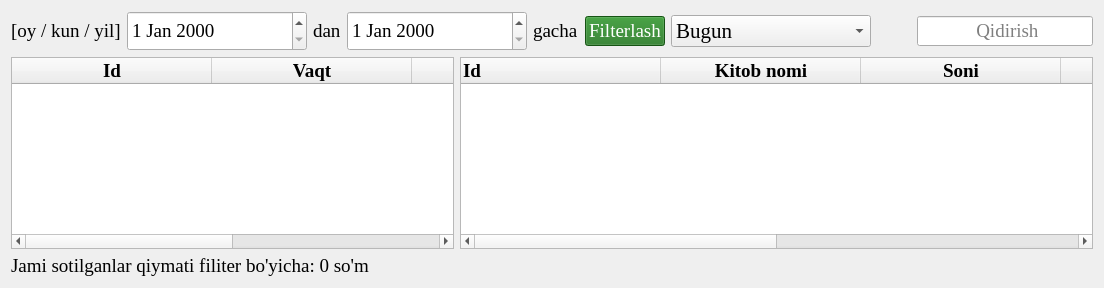
        <widget class="QWidget" name="tab_2">
         <attribute name="icon">
          <iconset resource="../../icons/images.qrc">
           <normaloff>:/image/history.png</normaloff>:/image/history.png</iconset>
         </attribute>
         <attribute name="title">
          <string>Tovar tarixi</string>
         </attribute>
         <layout class="QVBoxLayout" name="verticalLayout">
          <item>
           <layout class="QGridLayout" name="gridLayout_2">
            <item row="1" column="0">
             <layout class="QHBoxLayout" name="horizontalLayout_15" stretch="7,10">
              <item>
               <widget class="QTableWidget" name="tableWidget_8">
                <property name="font">
                 <font>
                  <family>Times New Roman</family>
                  <pointsize>14</pointsize>
                  <stylestrategy>PreferDefault</stylestrategy>
                 </font>
                </property>
                <property name="selectionMode">
                 <enum>QAbstractItemView::SelectionMode::ExtendedSelection</enum>
                </property>
                <property name="selectionBehavior">
                 <enum>QAbstractItemView::SelectionBehavior::SelectItems</enum>
                </property>
                <property name="sortingEnabled">
                 <bool>false</bool>
                </property>
                <attribute name="horizontalHeaderDefaultSectionSize">
                 <number>200</number>
                </attribute>
                <attribute name="verticalHeaderVisible">
                 <bool>false</bool>
                </attribute>
                <column>
                 <property name="text">
                  <string>Id</string>
                 </property>
                 <property name="font">
                  <font>
                   <family>Times New Roman</family>
                   <pointsize>14</pointsize>
                   <bold>true</bold>
                  </font>
                 </property>
                </column>
                <column>
                 <property name="text">
                  <string>Vaqt</string>
                 </property>
                 <property name="font">
                  <font>
                   <family>Times New Roman</family>
                   <pointsize>14</pointsize>
                   <bold>true</bold>
                  </font>
                 </property>
                </column>
                <column>
                 <property name="text">
                  <string>Umumiy hisob</string>
                 </property>
                 <property name="font">
                  <font>
                   <family>Times New Roman</family>
                   <pointsize>14</pointsize>
                   <bold>true</bold>
                  </font>
                 </property>
                </column>
                <column>
                 <property name="text">
                  <string>Kimdan</string>
                 </property>
                 <property name="font">
                  <font>
                   <family>Times New Roman</family>
                   <pointsize>14</pointsize>
                   <bold>true</bold>
                  </font>
                 </property>
                </column>
               </widget>
              </item>
              <item>
               <widget class="QTableWidget" name="tableWidget_9">
                <property name="sizePolicy">
                 <sizepolicy hsizetype="Expanding" vsizetype="Expanding">
                  <horstretch>0</horstretch>
                  <verstretch>0</verstretch>
                 </sizepolicy>
                </property>
                <property name="font">
                 <font>
                  <family>Times New Roman</family>
                  <pointsize>14</pointsize>
                  <stylestrategy>PreferDefault</stylestrategy>
                 </font>
                </property>
                <property name="selectionMode">
                 <enum>QAbstractItemView::SelectionMode::ExtendedSelection</enum>
                </property>
                <property name="sortingEnabled">
                 <bool>false</bool>
                </property>
                <property name="rowCount">
                 <number>0</number>
                </property>
                <attribute name="horizontalHeaderDefaultSectionSize">
                 <number>200</number>
                </attribute>
                <attribute name="verticalHeaderVisible">
                 <bool>false</bool>
                </attribute>
                <column>
                 <property name="text">
                  <string>Id</string>
                 </property>
                 <property name="font">
                  <font>
                   <family>Times New Roman</family>
                   <pointsize>14</pointsize>
                   <bold>true</bold>
                  </font>
                 </property>
                 <property name="textAlignment">
                  <set>AlignLeading|AlignVCenter</set>
                 </property>
                </column>
                <column>
                 <property name="text">
                  <string>Kitob nomi</string>
                 </property>
                 <property name="font">
                  <font>
                   <family>Times New Roman</family>
                   <pointsize>14</pointsize>
                   <bold>true</bold>
                  </font>
                 </property>
                </column>
                <column>
                 <property name="text">
                  <string>Soni</string>
                 </property>
                 <property name="font">
                  <font>
                   <family>Times New Roman</family>
                   <pointsize>14</pointsize>
                   <bold>true</bold>
                  </font>
                 </property>
                </column>
                <column>
                 <property name="text">
                  <string>Umumiy hisob</string>
                 </property>
                 <property name="font">
                  <font>
                   <family>Times New Roman</family>
                   <pointsize>14</pointsize>
                   <bold>true</bold>
                  </font>
                 </property>
                </column>
                <column>
                 <property name="text">
                  <string>Kelish narx</string>
                 </property>
                 <property name="font">
                  <font>
                   <family>Times New Roman</family>
                   <pointsize>14</pointsize>
                   <bold>true</bold>
                  </font>
                 </property>
                </column>
                <column>
                 <property name="text">
                  <string>Sotish narxi</string>
                 </property>
                 <property name="font">
                  <font>
                   <family>Times New Roman</family>
                   <pointsize>14</pointsize>
                   <bold>true</bold>
                  </font>
                 </property>
                </column>
               </widget>
              </item>
             </layout>
            </item>
            <item row="0" column="0">
             <layout class="QHBoxLayout" name="horizontalLayout_14">
              <item>
               <widget class="QLabel" name="label_12">
                <property name="font">
                 <font>
                  <family>Times New Roman</family>
                  <pointsize>14</pointsize>
                  <stylestrategy>PreferDefault</stylestrategy>
                 </font>
                </property>
                <property name="text">
                 <string>[oy / kun / yil]</string>
                </property>
               </widget>
              </item>
              <item>
               <widget class="QDateEdit" name="dateEdit_3">
                <property name="minimumSize">
                 <size>
                  <width>180</width>
                  <height>40</height>
                 </size>
                </property>
                <property name="font">
                 <font>
                  <family>Times New Roman</family>
                  <pointsize>14</pointsize>
                  <stylestrategy>PreferDefault</stylestrategy>
                 </font>
                </property>
               </widget>
              </item>
              <item>
               <widget class="QLabel" name="label_13">
                <property name="font">
                 <font>
                  <family>Times New Roman</family>
                  <pointsize>14</pointsize>
                  <stylestrategy>PreferDefault</stylestrategy>
                 </font>
                </property>
                <property name="text">
                 <string>dan</string>
                </property>
               </widget>
              </item>
              <item>
               <widget class="QDateEdit" name="dateEdit_4">
                <property name="minimumSize">
                 <size>
                  <width>180</width>
                  <height>40</height>
                 </size>
                </property>
                <property name="font">
                 <font>
                  <family>Times New Roman</family>
                  <pointsize>14</pointsize>
                  <stylestrategy>PreferDefault</stylestrategy>
                 </font>
                </property>
               </widget>
              </item>
              <item>
               <widget class="QLabel" name="label_14">
                <property name="font">
                 <font>
                  <family>Times New Roman</family>
                  <pointsize>14</pointsize>
                  <stylestrategy>PreferDefault</stylestrategy>
                 </font>
                </property>
                <property name="text">
                 <string>gacha</string>
                </property>
               </widget>
              </item>
              <item>
               <widget class="QPushButton" name="pushButton_15">
                <property name="font">
                 <font>
                  <family>Times New Roman</family>
                  <pointsize>14</pointsize>
                  <stylestrategy>PreferDefault</stylestrategy>
                 </font>
                </property>
                <property name="styleSheet">
                 <string notr="true">background-color: rgb(31, 118, 28); color: white;</string>
                </property>
                <property name="text">
                 <string>Filterlash</string>
                </property>
               </widget>
              </item>
              <item>
               <widget class="QComboBox" name="comboBox_4">
                <property name="minimumSize">
                 <size>
                  <width>200</width>
                  <height>0</height>
                 </size>
                </property>
                <property name="maximumSize">
                 <size>
                  <width>200</width>
                  <height>16777215</height>
                 </size>
                </property>
                <property name="font">
                 <font>
                  <family>Times New Roman</family>
                  <pointsize>16</pointsize>
                  <bold>false</bold>
                  <stylestrategy>PreferDefault</stylestrategy>
                 </font>
                </property>
                <property name="contextMenuPolicy">
                 <enum>Qt::ContextMenuPolicy::NoContextMenu</enum>
                </property>
                <property name="acceptDrops">
                 <bool>false</bool>
                </property>
                <property name="editable">
                 <bool>false</bool>
                </property>
                <property name="insertPolicy">
                 <enum>QComboBox::InsertPolicy::InsertBeforeCurrent</enum>
                </property>
                <item>
                 <property name="text">
                  <string>Bugun</string>
                 </property>
                </item>
                <item>
                 <property name="text">
                  <string>Shu hafta</string>
                 </property>
                </item>
                <item>
                 <property name="text">
                  <string>Bir hafta</string>
                 </property>
                </item>
                <item>
                 <property name="text">
                  <string>Shu oy</string>
                 </property>
                </item>
                <item>
                 <property name="text">
                  <string>Bir oy</string>
                 </property>
                </item>
                <item>
                 <property name="text">
                  <string>Shu yil</string>
                 </property>
                </item>
                <item>
                 <property name="text">
                  <string>Bir yil</string>
                 </property>
                </item>
               </widget>
              </item>
              <item>
               <spacer name="horizontalSpacer_32">
                <property name="font">
                 <font>
                  <family>Times New Roman</family>
                  <pointsize>16</pointsize>
                  <stylestrategy>PreferDefault</stylestrategy>
                 </font>
                </property>
                <property name="orientation">
                 <enum>Qt::Orientation::Horizontal</enum>
                </property>
                <property name="sizeHint" stdset="0">
                 <size>
                  <width>40</width>
                  <height>20</height>
                 </size>
                </property>
               </spacer>
              </item>
              <item>
               <widget class="QLineEdit" name="lineEdit_9">
                <property name="maximumSize">
                 <size>
                  <width>200</width>
                  <height>16777215</height>
                 </size>
                </property>
                <property name="font">
                 <font>
                  <family>Times New Roman</family>
                  <pointsize>14</pointsize>
                  <stylestrategy>PreferDefault</stylestrategy>
                 </font>
                </property>
                <property name="alignment">
                 <set>Qt::AlignmentFlag::AlignCenter</set>
                </property>
                <property name="placeholderText">
                 <string> Qidirish</string>
                </property>
               </widget>
              </item>
             </layout>
            </item>
            <item row="2" column="0">
             <widget class="QLabel" name="label_15">
              <property name="font">
               <font>
                <family>Times New Roman</family>
                <pointsize>14</pointsize>
                <stylestrategy>PreferDefault</stylestrategy>
               </font>
              </property>
              <property name="text">
               <string>Jami sotilganlar qiymati filiter bo'yicha: 0 so'm</string>
              </property>
             </widget>
            </item>
           </layout>
          </item>
         </layout>
        </widget>
